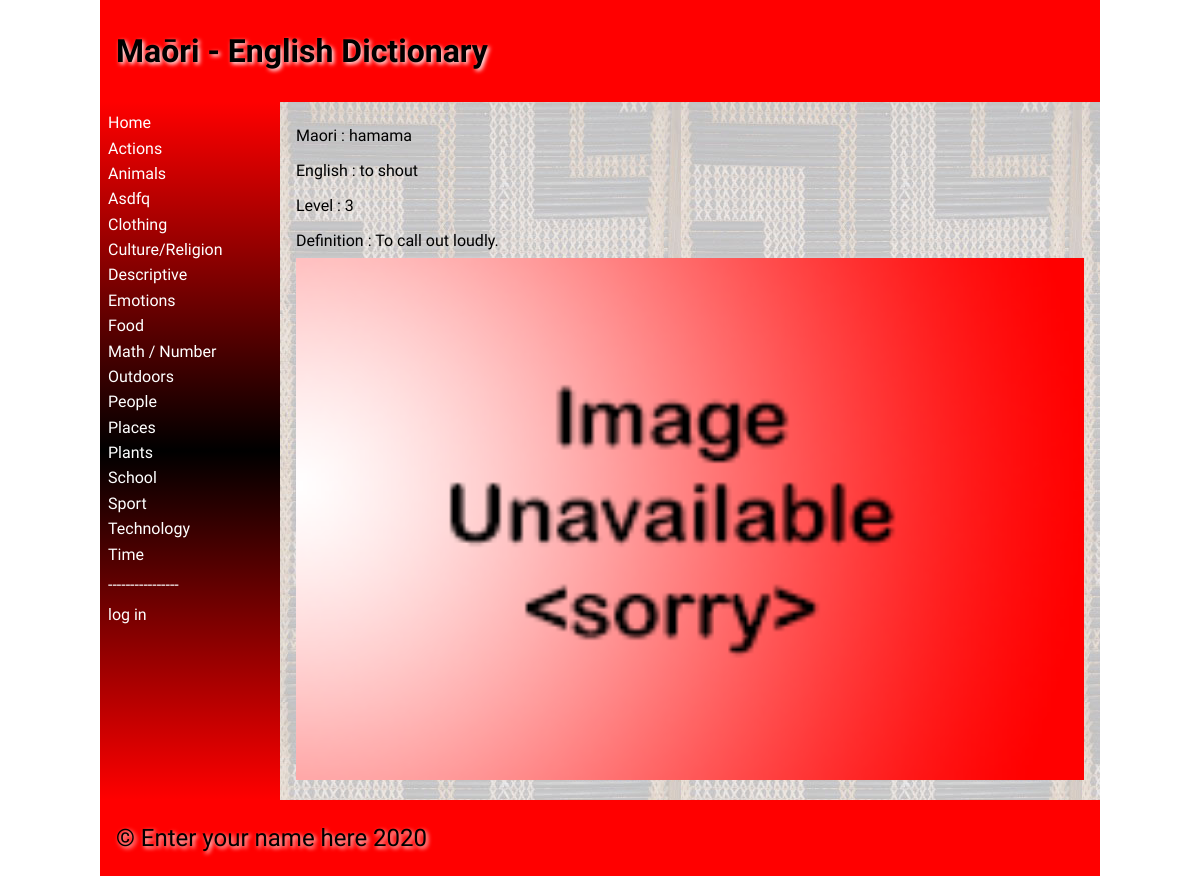
The page /word/1 on the database as committed earlier.
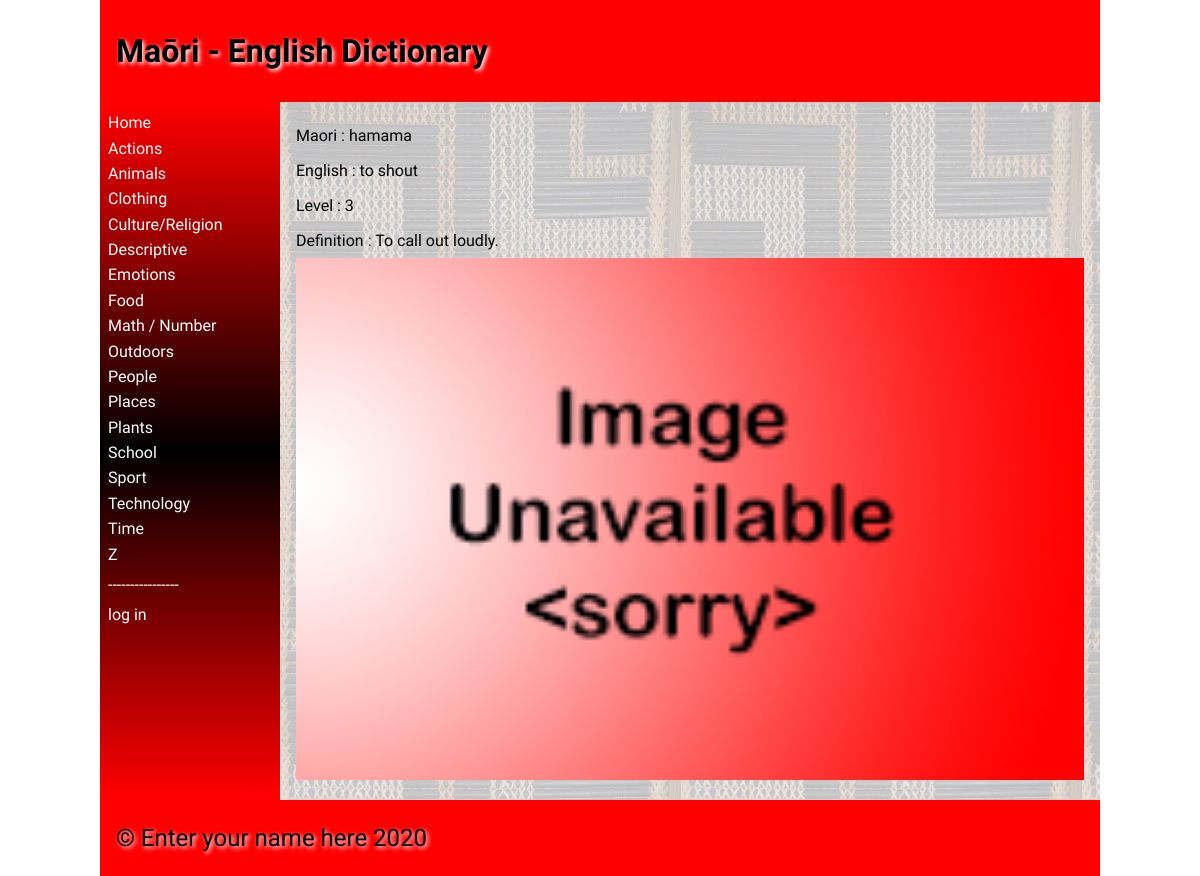
The same page on the database as committed later.
### tables this page shows
CREATE TABLE category
(
	id integer
		constraint category_pk
			primary key autoincrement,
	category varchar(30)
);

CREATE TABLE "wordbank"
(
    id             integer
        constraint wordbank_pk
            primary key autoincrement,
    maori          varchar(30),
    english        varchar(30),
    categories     integer
        references category
            on delete cascade,
    definition     varchar(200),
    level          integer,
    image          varchar(30),
    date           datetime,
    user           integer
        references login,
    last_modify_by int
        references login,
    editted_date   datetime
);

### app.py (the view, shortened to what this page needs)
@app.route('/word/<word_id>',methods=['POST','GET'])
def word_page(word_id):
    confirmation = str(request.args.get('confirmation'))
    word_id = int(word_id)
    wordbank = wordbank_list()
    for word in wordbank:
        if word[0] == word_id:
            category_id = word[3]
    if confirmation == "no":
        return redirect("/category/{}".format(category_id))
    return render_template("word.html",wordlist=wordbank_list(),categories=categories(),word_id=word_id,logged_in=is_logged_in(),username=username(),confirmation=confirmation,is_admin=is_admin())

### app.py (called while the page is built)
def create_connection(db_file):
    try:
        connection = sqlite3.connect(db_file)
        connection.execute('pragma foreign_keys=ON')
        return connection
    except Error as error:
        print(error)
    return None

def is_logged_in():
    if session.get('email') == None:
        print("not logged in ")
        return False
    else:
        print("logged in")
        return True

def is_admin():
    if session.get('admin') != 1:
        print("denied")
        return redirect('/?=you+do+not+have+access+to+this+action') and False
    else:
        return True

def categories():
    con = create_connection(DATABASE)
    query = "SELECT category,id FROM category ORDER BY category ASC"
    cur = con.cursor()
    cur.execute(query)
    category_list = cur.fetchall()
    con.close()
    return category_list

def username():
    con = create_connection(DATABASE)
    query = "SELECT id,firstname,lastname FROM login"
    cur = con.cursor()
    cur.execute(query)
    username = cur.fetchall()
    print(username)
    con.close()
    return username

### templates/word.html (shortened to what this page needs)
{% extends 'base.html' %}
{% block heading %}Maōri - English Dictionary{% endblock %}
{% block main %}
    <div>
        {% for wordbank in wordlist %}
            {%  if wordbank[0] == word_id %}
                <p> Maori : {{ wordbank[1] }}</p>
                <p> English : {{ wordbank[2] }}</p>
                <p> Level : {{ wordbank[5] }}</p>
                <p> Definition : {{ wordbank[4] }}</p>
                <img src = "/static/images/{{ wordbank[6] }}">
            {% endif %}
    </div>
    <div>
        {% endfor %}
    </div>
{% endblock %}

### templates/base.html (shortened to what this page needs)
<!doctype html>
<html lang="en">
<head>
	<link href="{{ url_for('static', filename='css/style.css') }}" rel="stylesheet">
</head>
<body>
	<div id="container">
		<header>
			<h1>{% block heading %}{% endblock %}</h1>
		</header>
		<nav>
			<ul>
                <li><a href="\">Home</a></li>
                {% for category in categories %}
                    <li><a href="/category/{{ category[1] }}">{{ category[0] }}</a></li>
                {% endfor %}
                 <p style = "color:white;">----------------</p>
                {% if logged_in %}
                     <li><a href = "/logout">log out</a></li>
                {% else %}
                    <li><a href = "/login">log in</a></li>
                {% endif %}
			</ul>
		</nav>
		<main>
            {% block main%}{% endblock %}
        </main>
		<footer>
			<p>
				&copy; Enter your name here 2020
			</p>
		</footer>
	</div>
</body>
</html>

Rows that differ between the two databases and show on the page:
removed category: category "Asdfq"
added category: category "Z"
